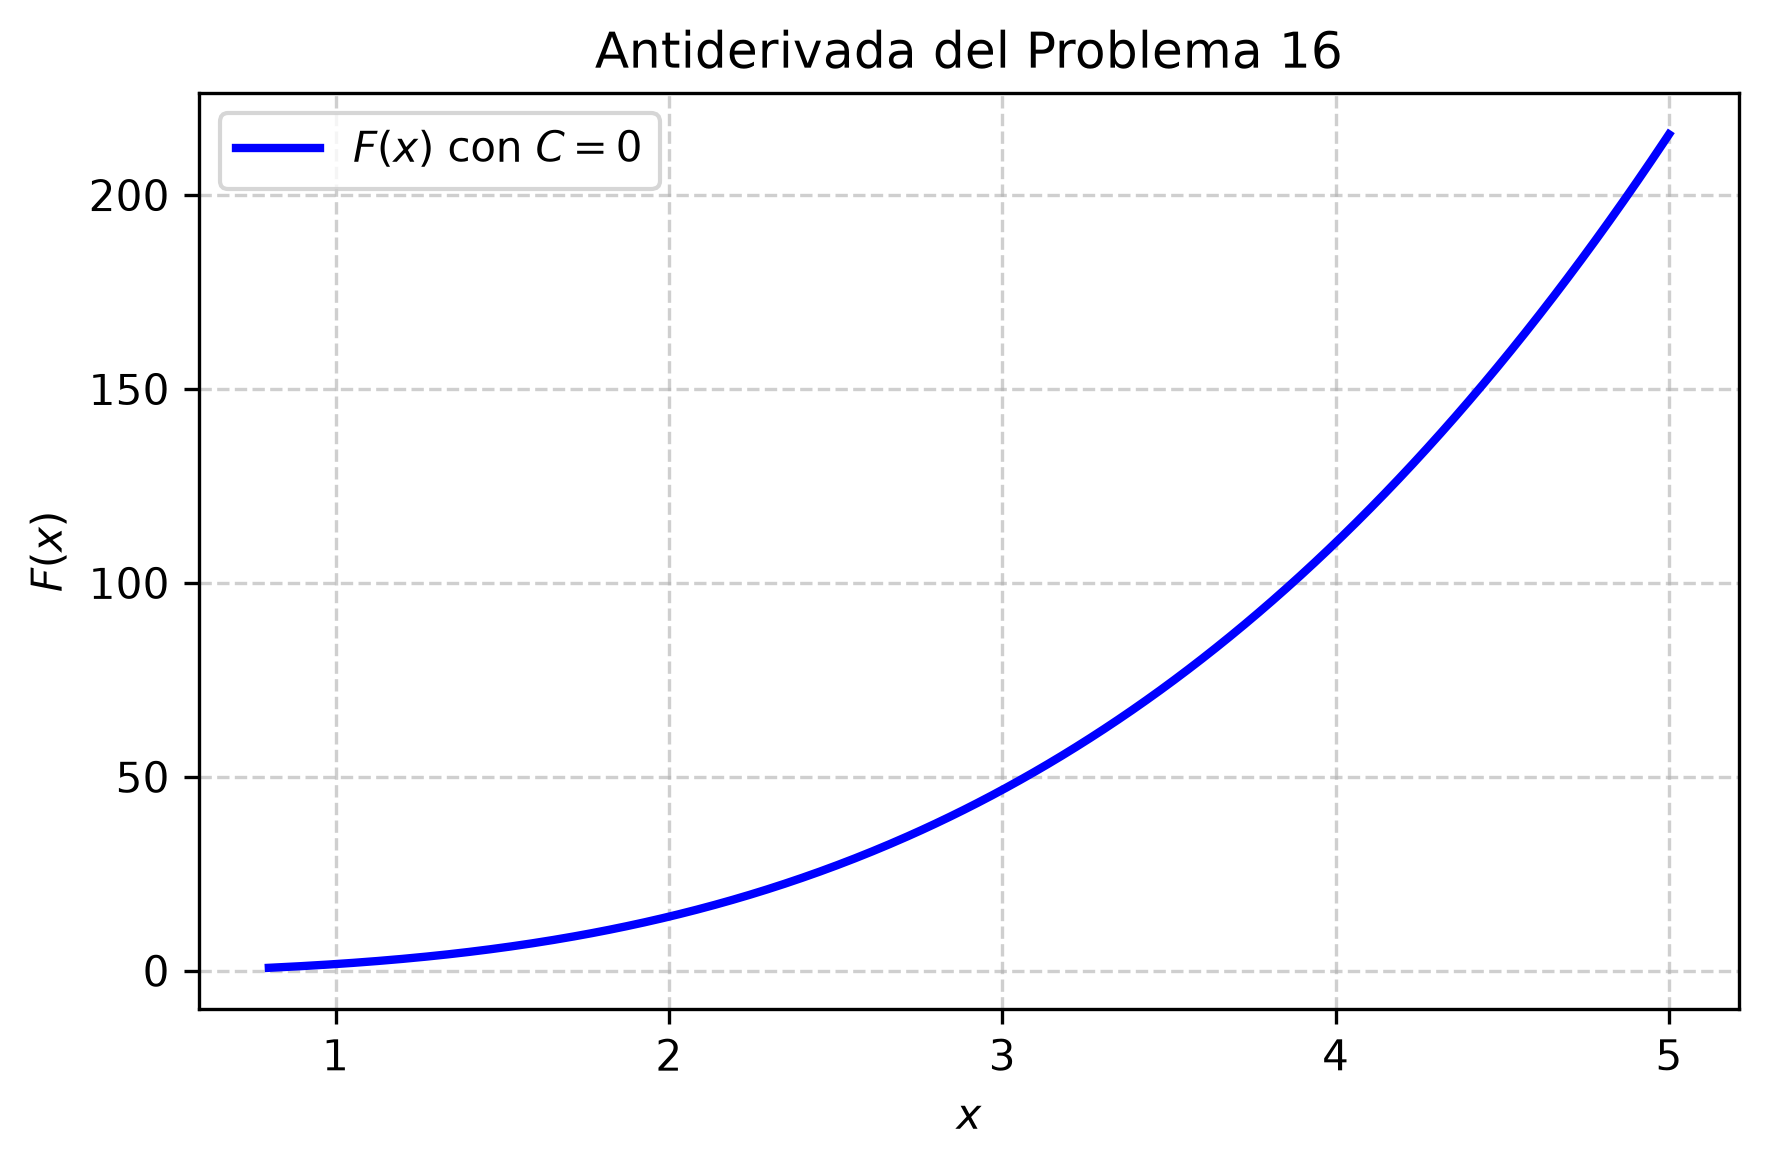

Generate this figure with Python:
import matplotlib
matplotlib.use('Agg')
import numpy as np
import matplotlib.pyplot as plt

# Definición del dominio de la función (evitando valores donde el denominador sea complejo)
x = np.linspace(0.8, 5.0, 400)

# Definición de la antiderivada F(x) con C = 0
def F(x):
    termino_algebraico = (x**2 + (1/3)*x - (1/3)) * np.sqrt(3*x**2 - 2*x + 1)
    termino_logaritmico = (4 / (3 * np.sqrt(3))) * np.log(np.abs(x - (1/3) + np.sqrt(x**2 - (2/3)*x + (1/3))))
    return termino_algebraico + termino_logaritmico

y = F(x)

plt.figure(figsize=(6, 4))
plt.plot(x, y, label=r'$F(x)$ con $C=0$', color='blue', linewidth=2)
plt.title('Antiderivada del Problema 16')
plt.xlabel('$x$')
plt.ylabel('$F(x)$')
plt.grid(True, linestyle='--', alpha=0.6)
plt.legend()
plt.tight_layout()

plt.savefig(r'semana_05/graficas/SEM05_P16_grafica.png', dpi=300, bbox_inches='tight')
plt.close()
